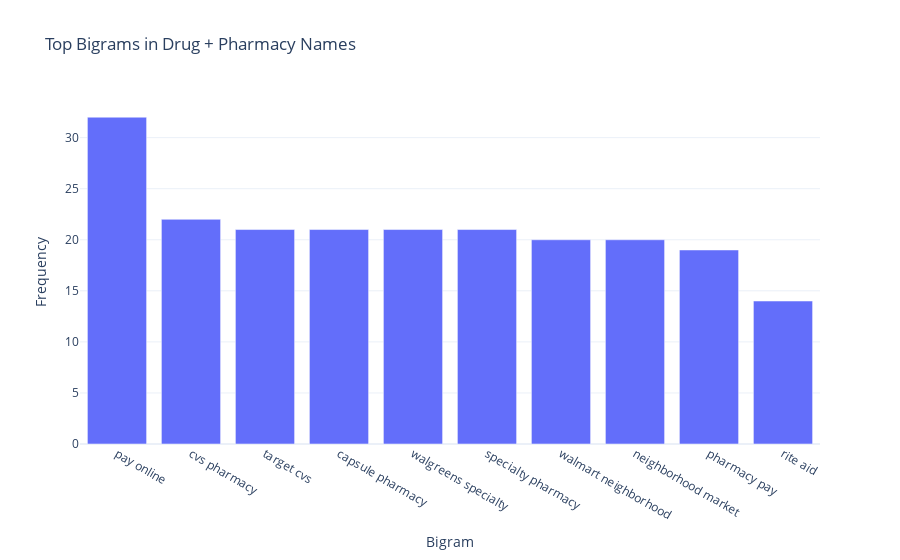

Notebook code cell kept with this figure:
### Markdown cell above
### Hypothesis 4: Most Frequent Two-Word Combinations in Drug and Pharmacy Names

**Goal:**  
Identify the most common two-word sequences (bigrams) appearing in combined drug and pharmacy names.

**Process:**
1. Concatenate the `drug` and `pharmacy` columns into a single string for each record.
2. Preprocess the combined text using `preprocess_text()` to clean and tokenize it.
3. Generate bigrams (two-word combinations) from the tokens.
4. Count the top 10 most frequent bigrams.
5. Visualize the results as a bar chart using Plotly.

**Outcome:**
- Reveals common word pairings that may indicate branding patterns or frequently paired drug–pharmacy names.

### Code cell
# 🔠 Extract and count most frequent two-word combinations
def analyze_common_bigrams(df):
    combined = df['drug'].astype(str) + " " + df['pharmacy'].astype(str)
    tokens = preprocess_text(combined)
    bigram_freq = FreqDist(bigrams(tokens)).most_common(10)
    return pd.DataFrame(bigram_freq, columns=["Bigram", "Count"])

# 📈 Plot bigrams
def plot_common_bigrams_bar(data):
    bigram_labels = [' '.join(b) for b in data['Bigram']]
    fig = px.bar(
        x=bigram_labels,
        y=data['Count'],
        title="Top Bigrams in Drug + Pharmacy Names",
        labels={'x': 'Bigram', 'y': 'Frequency'},
        template='plotly_white'
    )
    fig.show()

# Run and plot
bigram_df = analyze_common_bigrams(df)
plot_common_bigrams_bar(bigram_df)

### Figure 1 — Plotly figure (JSON) as saved in the notebook; plotly's stock layout.template omitted (floating-point values rounded to 4 significant figures)
{"data": [{"alignmentgroup": "True", "hovertemplate": "Bigram=%{x}<br>Frequency=%{y}<extra></extra>", "legendgroup": "", "marker": {"color": "#636efa", "pattern": {"shape": ""}}, "name": "", "offsetgroup": "", "orientation": "v", "showlegend": false, "textposition": "auto", "type": "bar", "x": ["pay online", "cvs pharmacy", "target cvs", "capsule pharmacy", "walgreens specialty", "specialty pharmacy", "walmart neighborhood", "neighborhood market", "pharmacy pay", "rite aid"], "xaxis": "x", "y": [32, 22, 21, 21, 21, 21, 20, 20, 19, 14], "yaxis": "y"}], "layout": {"barmode": "relative", "legend": {"tracegroupgap": 0}, "title": {"text": "Top Bigrams in Drug + Pharmacy Names"}, "xaxis": {"anchor": "y", "domain": [0, 1], "title": {"text": "Bigram"}}, "yaxis": {"anchor": "x", "domain": [0, 1], "title": {"text": "Frequency"}}}}
